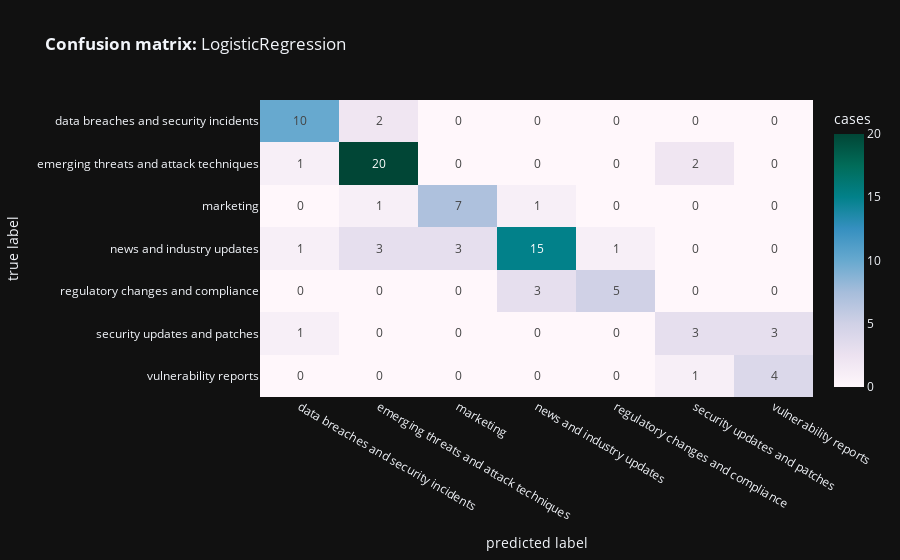
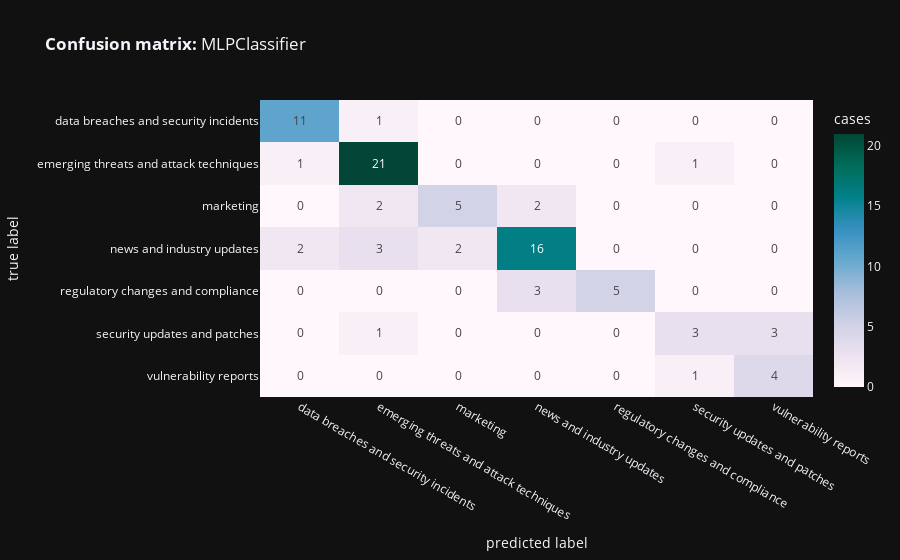

Notebook cell for these charts, in order:
### Code cell
X = np.stack(embeddedData['embeddings'].values)
y = embeddedData['category'].values

# Split data for training and testing
X_train, X_test, y_train, y_test = train_test_split(
    X,
    y,
    test_size=.25,
    random_state=42,
    stratify=y
)

classifiers = {
    MLPClassifier(random_state=42),
    LogisticRegression(class_weight='balanced', solver='newton-cholesky', n_jobs=-1, random_state=42),

}

for clf in classifiers:
    embed_benchmark(clf)

### Figure 1 — Plotly figure (JSON) as saved in the notebook; plotly's stock layout.template omitted (floating-point values rounded to 4 significant figures)
{"data": [{"coloraxis": "coloraxis", "hovertemplate": "predicted label: %{x}<br>true label: %{y}<br>cases: %{z}<extra></extra>", "name": "0", "texttemplate": "%{z:d}", "type": "heatmap", "x": ["data breaches and security incidents", "emerging threats and attack techniques", "marketing", "news and industry updates", "regulatory changes and compliance", "security updates and patches", "vulnerability reports"], "xaxis": "x", "y": ["data breaches and security incidents", "emerging threats and attack techniques", "marketing", "news and industry updates", "regulatory changes and compliance", "security updates and patches", "vulnerability reports"], "yaxis": "y", "z": [[10, 2, 0, 0, 0, 0, 0], [1, 20, 0, 0, 0, 2, 0], [0, 1, 7, 1, 0, 0, 0], [1, 3, 3, 15, 1, 0, 0], [0, 0, 0, 3, 5, 0, 0], [1, 0, 0, 0, 0, 3, 3], [0, 0, 0, 0, 0, 1, 4]]}], "layout": {"autosize": true, "coloraxis": {"colorbar": {"title": {"text": "cases"}}, "colorscale": [[0, "rgb(255,247,251)"], [0.125, "rgb(236,226,240)"], [0.25, "rgb(208,209,230)"], [0.375, "rgb(166,189,219)"], [0.5, "rgb(103,169,207)"], [0.625, "rgb(54,144,192)"], [0.75, "rgb(2,129,138)"], [0.875, "rgb(1,108,89)"], [1, "rgb(1,70,54)"]]}, "title": {"text": "<b>Confusion matrix:</b> LogisticRegression"}, "xaxis": {"anchor": "y", "autorange": true, "domain": [0, 1], "range": [-0.5, 6.5], "title": {"text": "predicted label"}, "type": "category"}, "yaxis": {"anchor": "x", "autorange": true, "domain": [0, 1], "range": [6.5, -0.5], "title": {"text": "true label"}, "type": "category"}}}

### Figure 2 — Plotly figure (JSON) as saved in the notebook; plotly's stock layout.template omitted (floating-point values rounded to 4 significant figures)
{"data": [{"coloraxis": "coloraxis", "hovertemplate": "predicted label: %{x}<br>true label: %{y}<br>cases: %{z}<extra></extra>", "name": "0", "texttemplate": "%{z:d}", "type": "heatmap", "x": ["data breaches and security incidents", "emerging threats and attack techniques", "marketing", "news and industry updates", "regulatory changes and compliance", "security updates and patches", "vulnerability reports"], "xaxis": "x", "y": ["data breaches and security incidents", "emerging threats and attack techniques", "marketing", "news and industry updates", "regulatory changes and compliance", "security updates and patches", "vulnerability reports"], "yaxis": "y", "z": [[11, 1, 0, 0, 0, 0, 0], [1, 21, 0, 0, 0, 1, 0], [0, 2, 5, 2, 0, 0, 0], [2, 3, 2, 16, 0, 0, 0], [0, 0, 0, 3, 5, 0, 0], [0, 1, 0, 0, 0, 3, 3], [0, 0, 0, 0, 0, 1, 4]]}], "layout": {"autosize": true, "coloraxis": {"colorbar": {"title": {"text": "cases"}}, "colorscale": [[0, "rgb(255,247,251)"], [0.125, "rgb(236,226,240)"], [0.25, "rgb(208,209,230)"], [0.375, "rgb(166,189,219)"], [0.5, "rgb(103,169,207)"], [0.625, "rgb(54,144,192)"], [0.75, "rgb(2,129,138)"], [0.875, "rgb(1,108,89)"], [1, "rgb(1,70,54)"]]}, "title": {"text": "<b>Confusion matrix:</b> MLPClassifier"}, "xaxis": {"anchor": "y", "autorange": true, "domain": [0, 1], "range": [-0.5, 6.5], "title": {"text": "predicted label"}, "type": "category"}, "yaxis": {"anchor": "x", "autorange": true, "domain": [0, 1], "range": [6.5, -0.5], "title": {"text": "true label"}, "type": "category"}}}
